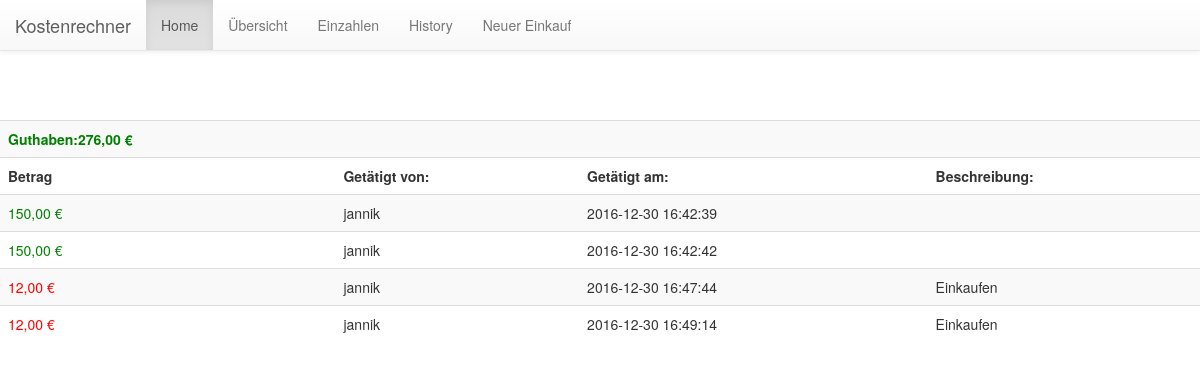
The app's page /history.php (signed in) with its own data.
### tables this page shows
CREATE TABLE `totalcredit` (
  `TotalCreditID` int(11) NOT NULL,
  `Credit` decimal(11,2) NOT NULL,
  `CreatetTimestamp` datetime NOT NULL DEFAULT CURRENT_TIMESTAMP
);

CREATE TABLE `history` (
  `HistoryId` int(11) NOT NULL,
  `Credit` decimal(10,2) NOT NULL,
  `IsAdded` tinyint(1) NOT NULL,
  `LastChange` datetime NOT NULL,
  `UserId` int(11) NOT NULL,
  `Comment` varchar(500) DEFAULT NULL,
  `CreatedTimeStamp` datetime NOT NULL DEFAULT CURRENT_TIMESTAMP
);

CREATE TABLE `users` (
  `UserId` int(11) NOT NULL,
  `Username` varchar(250) NOT NULL,
  `UserPassword` varchar(250) NOT NULL,
  `Created` datetime NOT NULL DEFAULT CURRENT_TIMESTAMP
);

### history.php (the view, shortened to what this page needs)
<?php
    if(isset($_SESSION['currentUser']))
    {
        include("index.php");
        include("configuration.php");
        $sqlHistory = "SELECT Credit, IsAdded, CreatedTimeStamp, UserId, Comment FROM history";
        $resultHistory = $mysqli->query($sqlHistory);
        $sqlTotalCredit = "SELECT Credit FROM totalcredit";;
        $resultTotalCredit = $mysqli->query($sqlTotalCredit);
        if ($resultTotalCredit->num_rows > 0)
        {
            while($rowTotaLCredit = $resultTotalCredit->fetch_assoc())
            {
                $totalCredit = $rowTotaLCredit['Credit'];
                $totalCreditFormated = number_format($totalCredit , 2 , "," , "." );
            }
        }
        if ($resultHistory->num_rows > 0)
            {
                echo "<table class='table table-striped'>";
                echo '<tr>';
                if($totalCredit > 0)
                {
                    echo '<th style="color:green">Guthaben:'.$totalCreditFormated.' €'.'</th><th></th><th></th><th>
                    </tr>';
                }
                else
                {
                echo '<th style="color:red">Guthaben:'.$totalCreditFormated.' €'.'</th><th></th><th></th><th>
                    </tr>';
                }
                echo "<tr><th>Betrag</th>><th>Getätigt von:</th><th>Getätigt am:</th><th>Beschreibung:</th></tr>";
                while($rowHistory = $resultHistory->fetch_assoc())
                {
                    $userId = $rowHistory['UserId'];
                    $sqlUser="SELECT Username FROM users WHERE UserId = '$userId'";
                    $resultUser=$mysqli->query($sqlUser);
                    $createdTimeStamp = $rowHistory['CreatedTimeStamp'];
                    $credit= $rowHistory["Credit"];
                    $creditFormated = number_format($credit , 2 , "," , "." );
                    $comment = $rowHistory['Comment'];
                    if ($resultUser->num_rows == 1)
                    {
                        while($rowUser = $resultUser->fetch_assoc())
                        {
                            $userName =  $rowUser['Username'];
                        }
                    }
                    else
                    {
                        $userName='unknown';
                    }
                    echo "<tr>";
                    if($rowHistory['IsAdded'] == 1)
                    {
                        echo "<td style='color:green'>$creditFormated €</td><td>$userName</td><td>$createdTimeStamp</td><td>$comment</td>";
                    }
                    else
                    {
                        echo "<td style='color:red'>$creditFormated €</td><td>$userName</td><td>$createdTimeStamp</td><td>$comment</td>";
                    }
                    echo "</tr>";
                }
                    echo "</table>";
            }
        }
?>

### index.php (shortened to what this page needs)
<!DOCTYPE html>
<html>
    <head>
    </head>
    <body>
      <?php
        if(isset($_SESSION['currentUser']))
        {
            echo  '<link href="theme/css/default.css" rel="stylesheet" />';
            echo  '<link href="theme/bootstrap-3.3.7/css/bootstrap.css" rel="stylesheet"/>';
            echo  '<link href="theme/bootstrap-3.3.7/css/bootstrap-theme.css" rel="stylesheet"/>';
            echo  '<link href="theme/css/loginBox.css" rel="stylesheet"/>';
            echo '<nav class="navbar navbar-default navbar-fixed-top">
                    <div class="container-fluid">
                        <div class="navbar-header">
                            <a class="navbar-brand" href="#">Kostenrechner</a>
                        </div>
                        <ul class="nav navbar-nav">
                            <li class="active "><a href="#">Home</a></li>
                            <li><a href="#">Übersicht</a></li>
                            <li><a href="payIn.php">Einzahlen</a></li>
                            <li><a href="history.php">History</a></li>
                            <li><a href="useCredit.php">Neuer Einkauf</a></li>
                        </ul>
                    </div>
                </nav>';
        }
        else
        {
            echo '<link href="theme/css/loginBox.css" rel="stylesheet"/>';
            include("loginBox.php");
        }
        ?>
    </body>
</html>

### theme/css/default.css (style rules this page uses)
.table { margin-top:100px; }

### records on screen
totalcredit: Credit "276,00"
history: Credit "150,00", UserId.Username "jannik", CreatedTimeStamp "2016-12-30 16:42:39"
history: Credit "150,00", UserId.Username "jannik", CreatedTimeStamp "2016-12-30 16:42:42"
history: Credit "12,00", UserId.Username "jannik", CreatedTimeStamp "2016-12-30 16:47:44", Comment "Einkaufen"
history: Credit "12,00", UserId.Username "jannik", CreatedTimeStamp "2016-12-30 16:49:14", Comment "Einkaufen"
